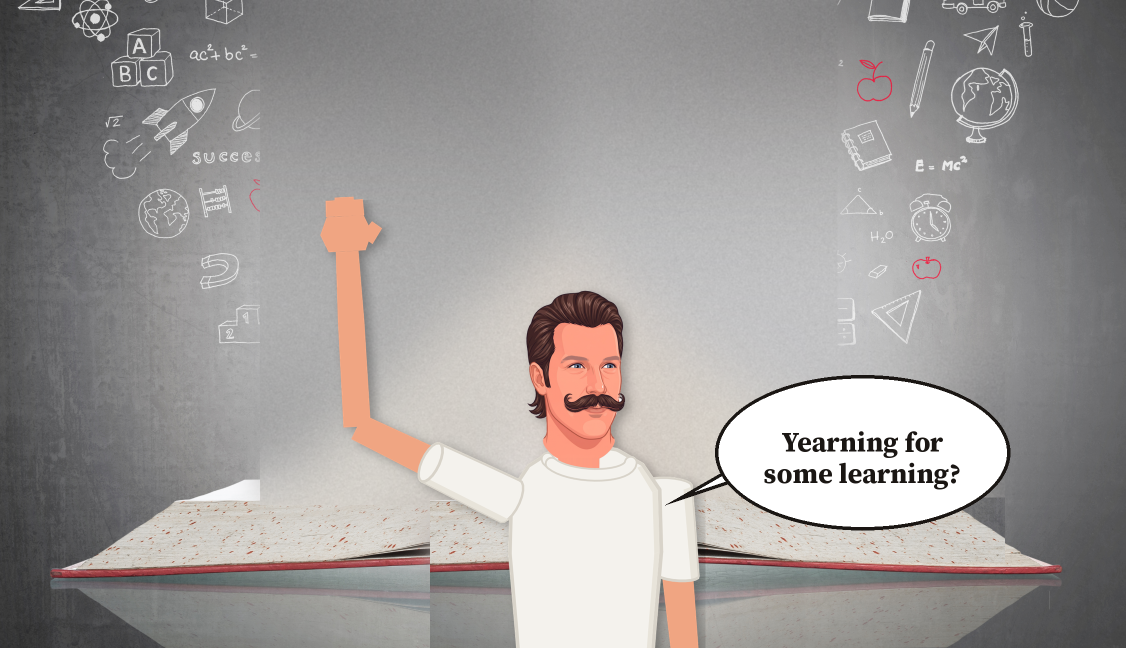
#> input picture data/character-art-v67/wordpress-uploads/Yearning-for-some-learning-v67.png, 2252 x 1296 px (shown at 1/2 size)
$ python -i photo_qc.py   (imports and definitions only)
#> lines starting #> are read from the running program, lines starting #| are printed output that depends on the picture
#> further down, picture is the input picture: PIL image 2252x1296 RGB; mean R, G, B 158.7, 154.5, 153
#!/usr/bin/env python3
"""
photo_qc.py — Photo quality control pipeline + SEO enhancements.

Layer 1: Automated checks (free, fast) — file integrity, dimensions, size, scoring, dedup
Layer 2: AI vision review (~$3-5) — Claude Sonnet rates relevance, quality, generates alt text
Layer 3: HTML dashboard — contact sheet for human eyeballing
Layer 4: SEO enhancements — apply AI alt text, image sitemap support, JSON-LD image array

Usage:
    python scripts/photo_qc.py --check                          # Layer 1 only
    python scripts/photo_qc.py --check --ai-review              # + Layer 2
    python scripts/photo_qc.py --check --ai-review --report     # + Layer 3
    python scripts/photo_qc.py --apply-seo                      # Layer 4
    python scripts/photo_qc.py --slug unbound-200 --check       # single race
    python scripts/photo_qc.py --check --dry-run                # preview only
    python scripts/photo_qc.py --status                         # coverage report
"""

import argparse
import base64
import json
import os
import sys
import time
from datetime import date
from pathlib import Path

try:
    from PIL import Image, ImageFilter, ImageStat
except ImportError:
    sys.exit("Pillow is required: pip install Pillow")

# ── Paths ──────────────────────────────────────────────────────────────────
PROJECT_ROOT = Path(__file__).resolve().parent.parent
DATA_DIR = PROJECT_ROOT / "race-data"
PHOTOS_DIR = PROJECT_ROOT / "race-photos"
REPORTS_DIR = PROJECT_ROOT / "reports"
PROGRESS_FILE = PHOTOS_DIR / "_progress.json"
QC_RESULTS_FILE = PHOTOS_DIR / "_qc_results.json"
QC_PROGRESS_FILE = PHOTOS_DIR / "_qc_progress.json"
TOKENS_PATH = PROJECT_ROOT.parent / "gravel-god-brand" / "tokens" / "tokens.css"
SITE_BASE_URL = "https://gravelgodcycling.com"

# ── Constants ──────────────────────────────────────────────────────────────
EXPECTED_PHOTO_WIDTH = 1200
EXPECTED_PHOTO_HEIGHT = 675
EXPECTED_GIF_WIDTH = 400
EXPECTED_GIF_HEIGHT = 225

PHOTO_MIN_KB = 20
PHOTO_MAX_KB = 500
GIF_MIN_KB = 50
GIF_MAX_KB = 5120  # 5MB — high-motion GIFs can be 3-4MB

GIF_MIN_FRAMES = 10
GIF_MAX_FRAMES = 80  # 3s clip at 8fps = 24 nominal, but allow up to ~10s clips

SCORE_WARN_THRESHOLD = 65
SCORE_FAIL_THRESHOLD = 30

PHASH_DUPLICATE_THRESHOLD = 10  # hamming distance


# ── Perceptual Hash (Pillow-only average hash) ─────────────────────────────
# [10 lines left out: function compute_phash, not called in this run]


def hamming_distance(a: int, b: int) -> int:
    """Count differing bits between two hashes."""
    return bin(a ^ b).count('1')


# ── Scoring (reused from youtube_screenshots.py) ──────────────────────────
def score_brightness(img: Image.Image) -> float:
    stat = ImageStat.Stat(img.convert("L"))
    mean = stat.mean[0]
#> mean = 155.5
    if mean < 30:
        return mean / 30.0 * 0.3
    if mean > 240:
        return (255 - mean) / 15.0 * 0.3
    if 80 <= mean <= 180:
        return 1.0
    if mean < 80:
        return 0.3 + 0.7 * (mean - 30) / 50.0
    return 0.3 + 0.7 * (240 - mean) / 60.0


def score_contrast(img: Image.Image) -> float:
    stat = ImageStat.Stat(img.convert("L"))
    return min(stat.stddev[0] / 60.0, 1.0)


def score_sharpness(img: Image.Image) -> float:
    gray = img.convert("L")
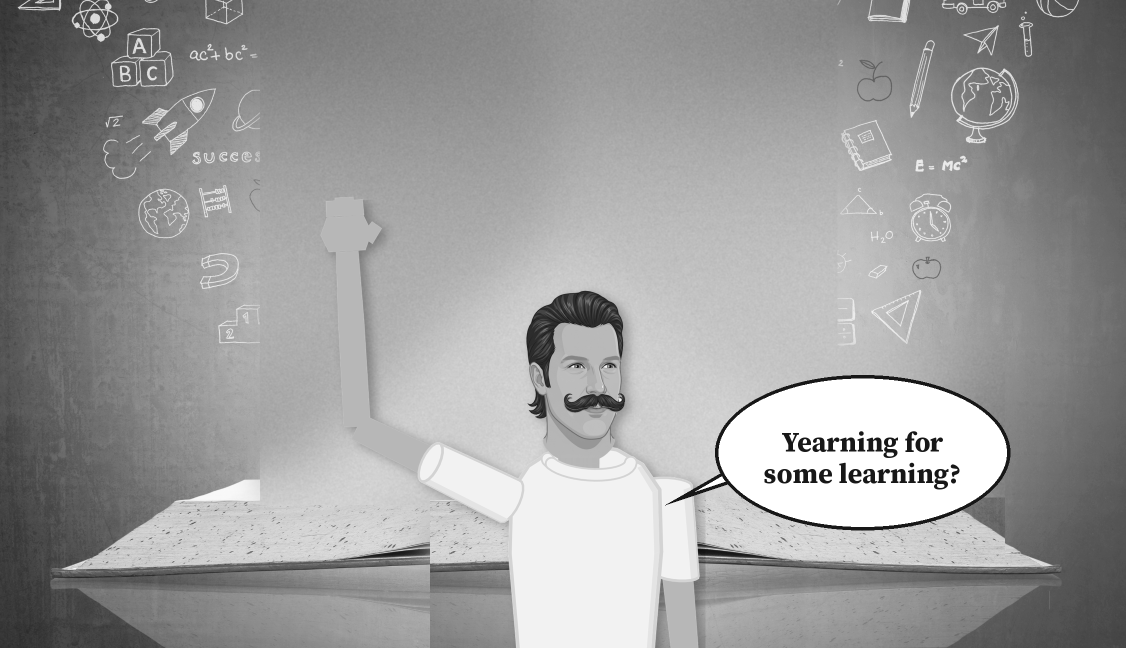
#> gray: PIL image 2252x1296 L (shown at 1/2 size); min 6, max 255, mean 155.5
    laplacian = gray.filter(ImageFilter.Kernel(
        size=(3, 3),
        kernel=[-1, -1, -1, -1, 8, -1, -1, -1, -1],
        scale=1, offset=0,
    ))
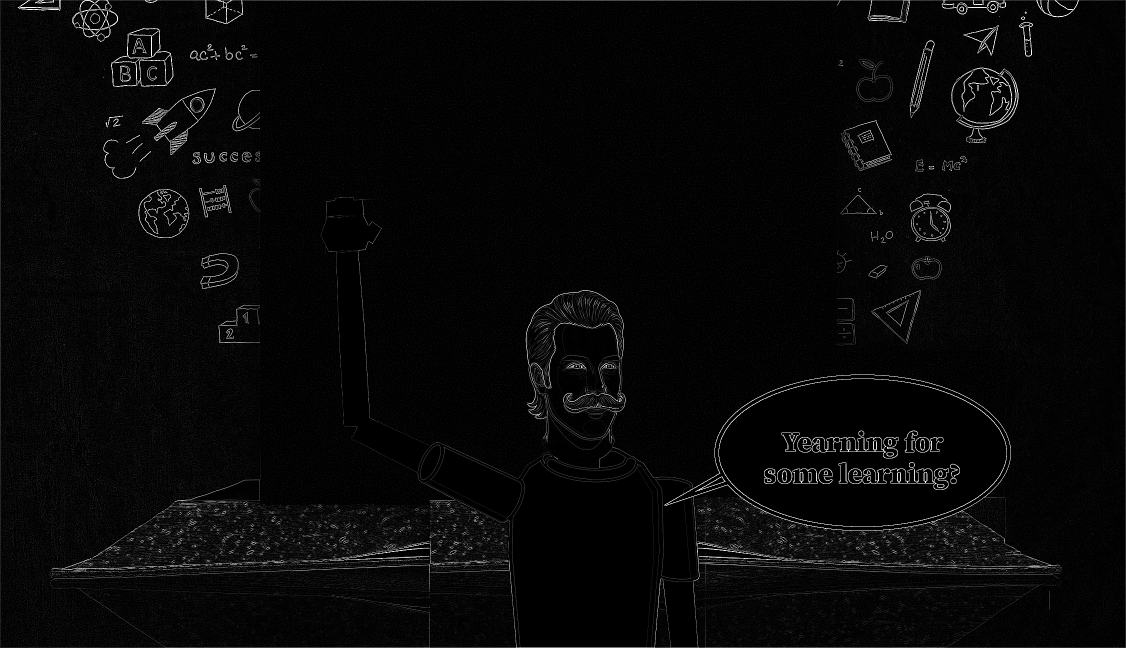
#> laplacian: PIL image 2252x1296 L (shown at 1/2 size); min 0, max 255, mean 7.8
    stat = ImageStat.Stat(laplacian)
    return min(stat.var[0] / 1500.0, 1.0)


def score_nature_color(img: Image.Image) -> float:
    rgb = img.convert("RGB")
    stat = ImageStat.Stat(rgb)
    r, g, b = stat.mean
#> r = 158.7; g = 154.5; b = 153
    score = 0.0
    if g > r and g > b:
        score += 0.5
    if r > b and 60 < r < 200:
        score += 0.3
    if b > r and b > g:
        score -= 0.2
    spread = max(r, g, b) - min(r, g, b)
#> spread = 5.74
    if spread < 20:
        score -= 0.3
    return max(0.0, min(1.0, score + 0.3))


def score_composition(img: Image.Image) -> float:
    w, h = img.size
#> w = 2252; h = 1296
    top_third = img.crop((0, 0, w, h // 3)).convert("L")
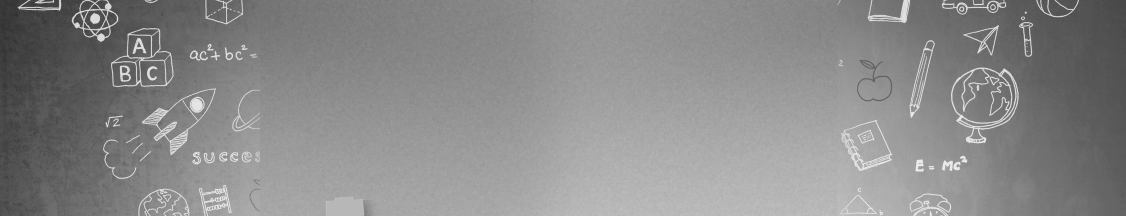
#> top_third: PIL image 2252x432 L (shown at 1/2 size); min 43, max 243, mean 137.2
    bottom_third = img.crop((0, 2 * h // 3, w, h)).convert("L")
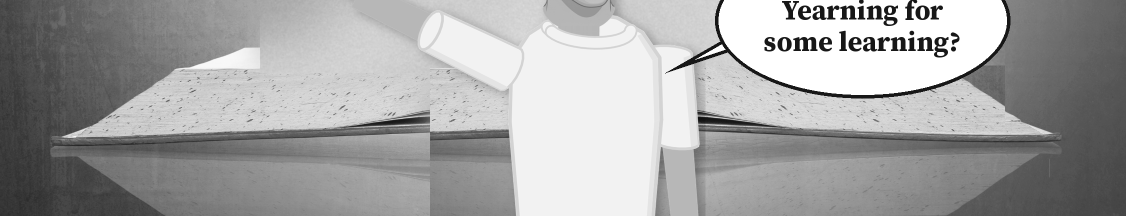
#> bottom_third: PIL image 2252x432 L (shown at 1/2 size); min 16, max 255, mean 163.7
    top_mean = ImageStat.Stat(top_third).mean[0]
#> top_mean = 137.2
    bottom_mean = ImageStat.Stat(bottom_third).mean[0]
#> bottom_mean = 163.7
    score = 1.0
    if top_mean > 200 and bottom_mean < 100:
        score -= 0.4
    if top_mean < 60 and bottom_mean < 60:
        score -= 0.3
    if abs(top_mean - bottom_mean) < 10:
        score -= 0.2
    return max(0.0, score)


def score_frame(img: Image.Image) -> float:
    """Composite quality score 0-100."""
    return (
        score_brightness(img) * 20 +
        score_contrast(img) * 20 +
        score_sharpness(img) * 25 +
        score_nature_color(img) * 20 +
        score_composition(img) * 15
    )


# ── Layer 1: Automated Checks ─────────────────────────────────────────────
# [802 lines left out: functions check_photo, check_gif, check_json_disk_parity, find_duplicates, run_layer1, encode_image_base64 and 7 more, not called in this run]


# [2 lines not run here, left out]

>>> from PIL import Image
>>> picture = Image.open('../data/character-art-v67/wordpress-uploads/Yearning-for-some-learning-v67.png')
>>> result = score_frame(picture)
#> result = 70.1
